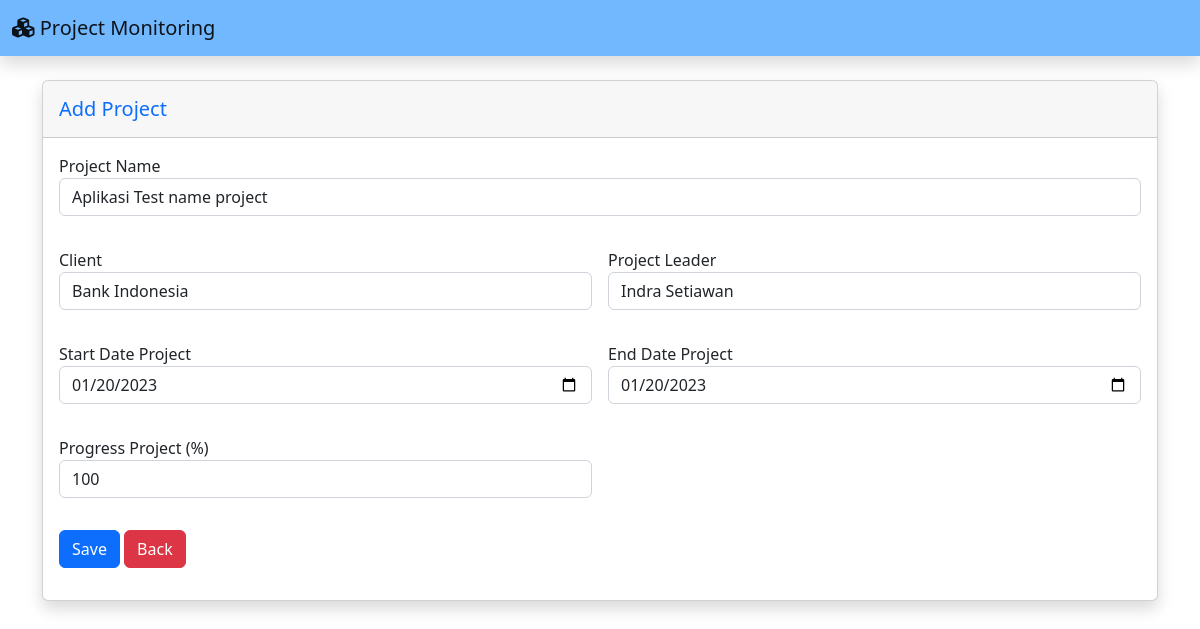
/data-project.php?&hal=edit&id=5 (signed in), run on an earlier commit of the app's database.
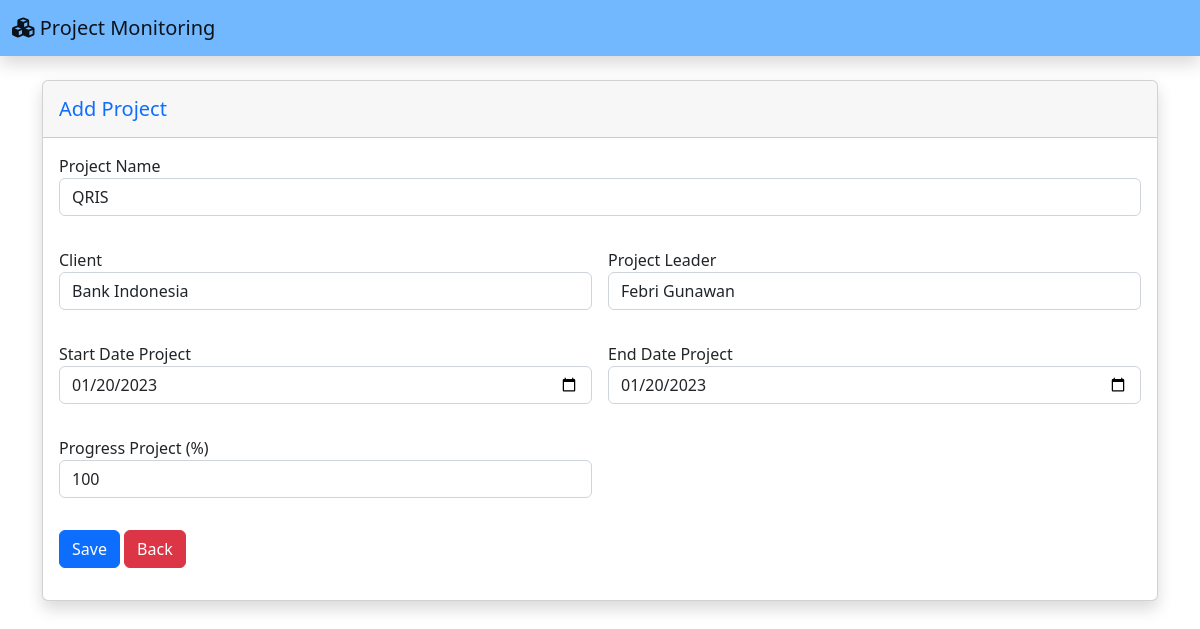
And on a later commit of the database.
### tables this page shows
CREATE TABLE `projects` (
  `id_project` bigint(20) UNSIGNED NOT NULL,
  `project_name` varchar(255) NOT NULL,
  `client_name` varchar(255) NOT NULL,
  `start_date` date NOT NULL,
  `end_date` date NOT NULL,
  `progress` int(11) NOT NULL,
  `leader_id` bigint(20) UNSIGNED NOT NULL,
  `created_at` timestamp NULL DEFAULT NULL,
  `updated_at` timestamp NULL DEFAULT NULL
);

CREATE TABLE `leaders` (
  `id` bigint(20) UNSIGNED NOT NULL,
  `leader_name` varchar(255) NOT NULL,
  `leader_email` varchar(255) NOT NULL,
  `image_path` varchar(255) NOT NULL,
  `created_at` timestamp NULL DEFAULT NULL,
  `updated_at` timestamp NULL DEFAULT NULL
);

### function/crudfunction.php (called while the page is built, shortened)
<?php
include 'connection.php';
if (isset($_GET['hal'])) {
    if ($_GET['hal'] == 'edit') {
        $selectData = mysqli_query(
            $connect,
            "SELECT * FROM projects JOIN leaders WHERE projects.leader_id = leaders.id AND projects.id_project = '$_GET[id]'"
        );
        $tampilData = mysqli_fetch_array($selectData);
        if ($tampilData) {
            $Tproject_name = $tampilData['project_name'];
            $Tclient_name = $tampilData['client_name'];
            $Tstart_date = $tampilData['start_date'];
            $Tend_date = $tampilData['end_date'];
            $Tprogress = $tampilData['progress'];
            $Tleader_id = $tampilData['leader_id'];
            $Tleader_name = $tampilData['leader_name'];
        }
    } elseif ($_GET['hal'] == 'delete') {
        deleteData();
    }
}

### data-project.php (the view, shortened to what this page needs)
<?php
include 'function/crudfunction.php';
?>
<!DOCTYPE html>
<html lang="en">
<head>
    <link href="https://cdn.jsdelivr.net/npm/bootstrap@5.2.3/dist/css/bootstrap.min.css" rel="stylesheet"
>
</head>
<body>
    <nav class="navbar navbar-expand navbar-light topbar mb-4 static-top shadow" style="background-color: #72b8ff;">
        <div class="container-fluid">
            <a class="navbar-brand d-inline-block" href="#">
                <i class="fa-solid fa-cubes" alt="Logo" width="30" height="24"
                    class="d-inline-block align-text-top"></i>
                Project Monitoring
            </a>
        </div>
    </nav>
    <div class="container">
        <div class="card shadow mb-4">
            <div class="card-header d-flex justify-content-between py-3">
                <h5 class="m-0 font-weight-bold text-primary d-md-inline">Add Project</h5>
            </div>
            <div class="card-body">
                <form method="post" action="" class="row g-3">
                    <div class="col-md-12 mb-3">
                        <label for="project_name">Project Name</label>
                        <input class="form-control" type="text" name="project_name" value="<?= @$Tproject_name ?>"
                            id="project_name" autocomplete="off">
                    </div>
                    <div class="col-md-6 mb-3">
                        <label for="client_name">Client</label>
                        <input class="form-control" type="text" name="client_name" value="<?= @$Tclient_name ?>"
                            id="client_name" autocomplete="off">
                    </div>
                    <div class="col-md-6 mb-3">
                        <label for="leader_id">Project Leader</label>
                        <select class="selectpicker form-control" name="leader_id">
                            <?php if (isset($Tleader_id)) {
                                echo '
                                            <option selected value="' .
                                    $Tleader_id .
                                    '">' .
                                    $Tleader_name .
                                    '</option>
                                            ';
                            } ?>
                        </select>
                    </div>
                    <div class="col-md-6 mb-3">
                        <label for="start_date">Start Date Project</label>
                        <input class="form-control" type="date" name="start_date" value="<?= @$Tstart_date ?>"
                            id="start_date" autocomplete="off">
                    </div>
                    <div class="col-md-6 mb-3">
                        <label for="end_date">End Date Project</label>
                        <input class="form-control" type="date" name="end_date" value="<?= @$Tend_date ?>" id="end_date"
                            autocomplete="off">
                    </div>
                    <div class="col-md-6 mb-3">
                        <label for="progress">Progress Project (%)</label>
                        <input class="form-control" type="text" name="progress" value="<?= @$Tprogress ?>"
                            id="client_name" autocomplete="off">
                    </div>
                    <div class="col-12 mb-3 d-flex">
                        <div class="col-6">
                            <button type="submit" name="submit" class="btn btn-primary float-right">Save</button>
                            <a href="index.php" type="back" name="back" class="btn btn-danger float-right">Back</a>
                        </div>
                    </div>
                </form>
            </div>
        </div>
    </div>
</body>
</html>

What changed in the data, as far as the page shows it:
changed projects "Bank Indonesia": project_name "Aplikasi Test name project" → "QRIS"; leader_id "Indra Setiawan" → "Febri Gunawan"
